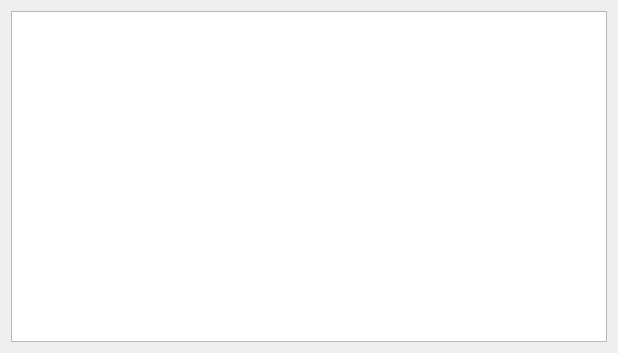
<?xml version="1.0" encoding="UTF-8"?>
<ui version="4.0">
 <class>DataChartForm</class>
 <widget class="QWidget" name="DataChartForm">
  <property name="geometry">
   <rect>
    <x>0</x>
    <y>0</y>
    <width>618</width>
    <height>353</height>
   </rect>
  </property>
  <property name="windowTitle">
   <string>Form</string>
  </property>
  <layout class="QHBoxLayout" name="horizontalLayout">
   <item>
    <widget class="QTextEdit" name="textRawData">
     <property name="readOnly">
      <bool>true</bool>
     </property>
    </widget>
   </item>
  </layout>
 </widget>
 <resources/>
 <connections/>
</ui>
